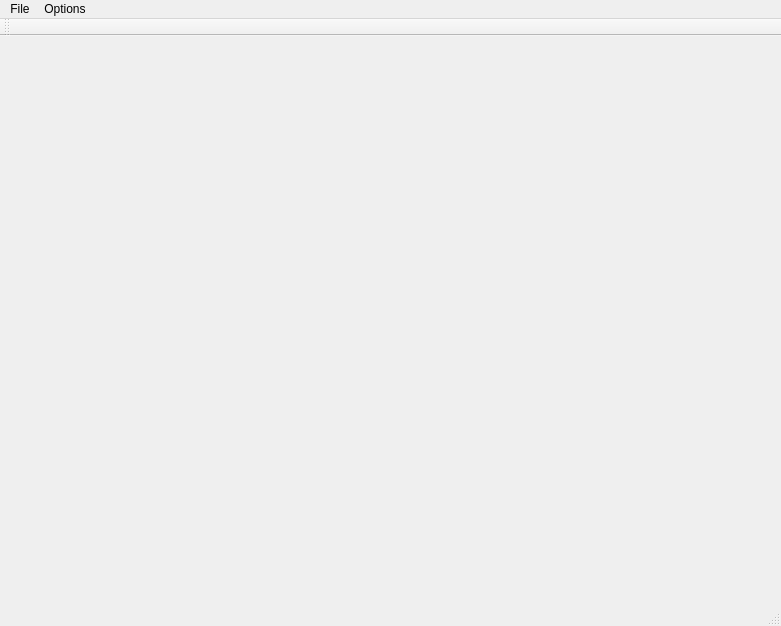
<?xml version="1.0" encoding="UTF-8"?>
<ui version="4.0">
 <class>MainWindow</class>
 <widget class="QMainWindow" name="MainWindow">
  <property name="geometry">
   <rect>
    <x>0</x>
    <y>0</y>
    <width>781</width>
    <height>626</height>
   </rect>
  </property>
  <property name="windowTitle">
   <string>c't EyeX Demo</string>
  </property>
  <widget class="QWidget" name="centralWidget">
   <layout class="QGridLayout" name="gridLayout_2">
    <property name="leftMargin">
     <number>0</number>
    </property>
    <property name="topMargin">
     <number>0</number>
    </property>
    <property name="rightMargin">
     <number>0</number>
    </property>
    <property name="bottomMargin">
     <number>0</number>
    </property>
    <item row="0" column="0">
     <layout class="QGridLayout" name="gridLayout">
      <property name="spacing">
       <number>0</number>
      </property>
     </layout>
    </item>
   </layout>
  </widget>
  <widget class="QMenuBar" name="menuBar">
   <property name="geometry">
    <rect>
     <x>0</x>
     <y>0</y>
     <width>781</width>
     <height>21</height>
    </rect>
   </property>
   <widget class="QMenu" name="menuFile">
    <property name="title">
     <string>File</string>
    </property>
    <addaction name="actionOpenVideo"/>
    <addaction name="separator"/>
    <addaction name="actionExit"/>
   </widget>
   <widget class="QMenu" name="menuOptions">
    <property name="title">
     <string>Options</string>
    </property>
    <addaction name="actionVisualizeGaze"/>
   </widget>
   <addaction name="menuFile"/>
   <addaction name="menuOptions"/>
  </widget>
  <widget class="QToolBar" name="mainToolBar">
   <attribute name="toolBarArea">
    <enum>TopToolBarArea</enum>
   </attribute>
   <attribute name="toolBarBreak">
    <bool>false</bool>
   </attribute>
  </widget>
  <widget class="QStatusBar" name="statusBar"/>
  <action name="actionOpenVideo">
   <property name="text">
    <string>Open video ...</string>
   </property>
  </action>
  <action name="actionVisualizeGaze">
   <property name="checkable">
    <bool>true</bool>
   </property>
   <property name="checked">
    <bool>true</bool>
   </property>
   <property name="text">
    <string>Visualize gaze</string>
   </property>
  </action>
  <action name="actionExit">
   <property name="text">
    <string>Exit</string>
   </property>
  </action>
 </widget>
 <layoutdefault spacing="6" margin="11"/>
 <resources/>
 <connections/>
</ui>
